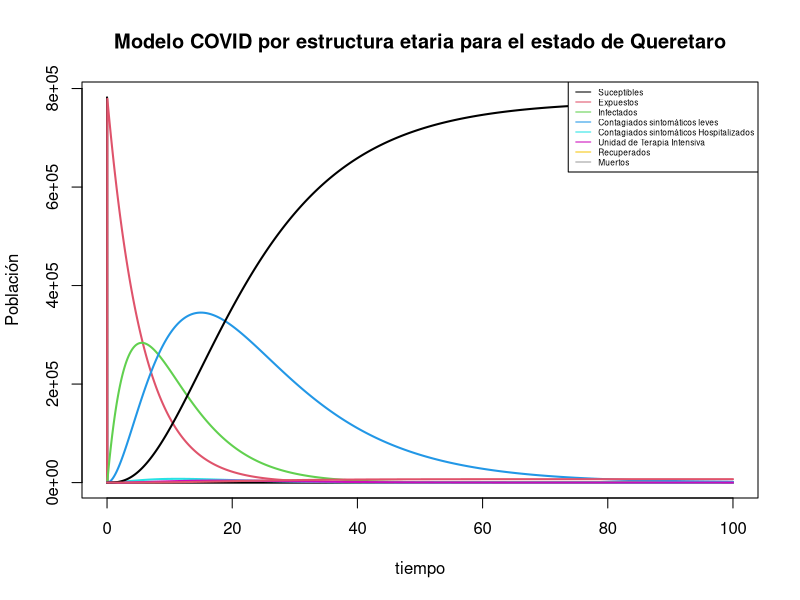

Source code (R):
# Librerias necesarias 

library(ggplot2)
library(ggridges)
library(tidyverse)
library(viridisLite)
library(viridis)
library(deSolve)
library(ape)
library(lubridate)



covid <- function(t, state, parameters){
  with(as.list(c(state, parameters)), {

    dS   <- - beta * S * I
    dE   <- (beta * S * I) - ( alpha * E )
    dI   <- ( alpha * E ) - ( ph * delta_h * I) - ( pl * delta_l * I)
    dI_l <- ( pl * delta_l * I) - ( gamma_R * I_l )
    dI_h <- ( ph * delta_h * I) - ( pi * delta_i * I_h ) - ( (1 - pi) * gamma_h * I_h )
    dI_i <- ( pi * delta_i * I_h ) - ( mu * delta_m * I_i ) - ( (1 - mu) * gamma_i * I_i )
    dM   <-  mu * delta_m * I_i
    dR   <- ( gamma_R * I_l ) + ( (1 - pi) * gamma_h * I_h ) + ( (1 - mu) * gamma_i * I_i )
    
    
    list(c(dS, dE, dI, dI_l, dI_h, dI_i, dR, dM))
  })
}

parameters <- c(
  
  beta  <- 0.3771645     ,
  
  alpha   <- 1/5.6         ,
  
  pl    <- 0.9746533     ,
  
  ph    <- 0.02534672    ,
  
  delta_l <- 1/5.5         ,
  
  delta_h <- 1/4           ,
  
  gamma_R <- 1/14          ,
  
  pi    <- 0.09433962    ,
  
  delta_i <- 1/1           ,
  
  gamma_h <- 1/12          ,
  
  mu    <- 0.5000000     ,
  
  delta_m <- 1/8           ,
  
  gamma_i <- 1/7           ,
  
  N       <- 782000
)

state <- c(
  S    = 782000 - 1,
  E    = 0,
  I    = 1,
  I_l  = 0,
  I_h  = 0,
  I_i  = 0,
  R    = 0,
  M    = 0
)

t <- seq (0, 100, by = 0.01)

out <- ode(state, t, covid, parameters)

matplot(out[,1], out[,2:9], type ="l", xlab = "tiempo", ylab = "Población", main = "Modelo COVID por estructura etaria para el estado de Queretaro", lwd = 2, lty = 1)
legend("topright", c("Suceptibles"                             ,
                     "Expuestos"                               ,
                     "Infectados"                              ,
                     "Contagiados sintomáticos leves"          ,
                     "Contagiados sintomáticos Hospitalizados" ,
                     "Unidad de Terapia Intensiva"             ,
                     "Recuperados"                            ,
                     "Muertos"                                 )
       , col =1:9,lty = 1, cex = 0.5)
